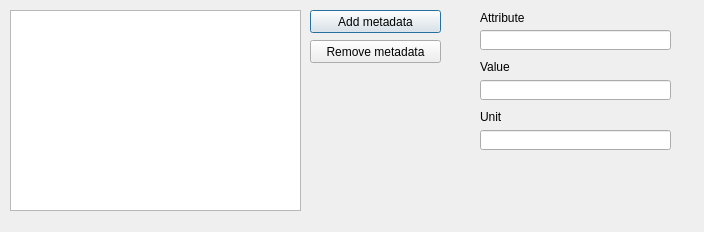
<?xml version="1.0" encoding="UTF-8"?>
<ui version="4.0">
 <class>MetadataDialog</class>
 <widget class="QDialog" name="MetadataDialog">
  <property name="geometry">
   <rect>
    <x>0</x>
    <y>0</y>
    <width>704</width>
    <height>232</height>
   </rect>
  </property>
  <property name="windowTitle">
   <string>Dialog</string>
  </property>
  <property name="modal">
   <bool>true</bool>
  </property>
  <widget class="QPushButton" name="addMetadataBtn">
   <property name="geometry">
    <rect>
     <x>310</x>
     <y>10</y>
     <width>131</width>
     <height>23</height>
    </rect>
   </property>
   <property name="text">
    <string>Add metadata</string>
   </property>
  </widget>
  <widget class="QPushButton" name="removeMetadataBtn">
   <property name="geometry">
    <rect>
     <x>310</x>
     <y>40</y>
     <width>131</width>
     <height>23</height>
    </rect>
   </property>
   <property name="text">
    <string>Remove metadata</string>
   </property>
  </widget>
  <widget class="QLabel" name="label">
   <property name="geometry">
    <rect>
     <x>480</x>
     <y>10</y>
     <width>71</width>
     <height>16</height>
    </rect>
   </property>
   <property name="text">
    <string>Attribute</string>
   </property>
  </widget>
  <widget class="QLabel" name="label_2">
   <property name="geometry">
    <rect>
     <x>480</x>
     <y>60</y>
     <width>46</width>
     <height>13</height>
    </rect>
   </property>
   <property name="text">
    <string>Value</string>
   </property>
  </widget>
  <widget class="QLabel" name="label_3">
   <property name="geometry">
    <rect>
     <x>480</x>
     <y>110</y>
     <width>46</width>
     <height>13</height>
    </rect>
   </property>
   <property name="text">
    <string>Unit</string>
   </property>
  </widget>
  <widget class="QLineEdit" name="attributeEdt">
   <property name="geometry">
    <rect>
     <x>480</x>
     <y>30</y>
     <width>191</width>
     <height>20</height>
    </rect>
   </property>
  </widget>
  <widget class="QLineEdit" name="valueEdt">
   <property name="geometry">
    <rect>
     <x>480</x>
     <y>80</y>
     <width>191</width>
     <height>20</height>
    </rect>
   </property>
  </widget>
  <widget class="QLineEdit" name="unitEdt">
   <property name="geometry">
    <rect>
     <x>480</x>
     <y>130</y>
     <width>191</width>
     <height>20</height>
    </rect>
   </property>
  </widget>
  <widget class="QTableView" name="tableView">
   <property name="geometry">
    <rect>
     <x>10</x>
     <y>10</y>
     <width>291</width>
     <height>201</height>
    </rect>
   </property>
  </widget>
 </widget>
 <resources/>
 <connections/>
</ui>
